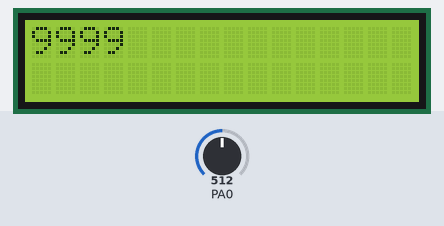
Bench run of a program on a simulated ATmega32, built with avr-gcc and emulated at 8 MHz. Parts: 16×2 character LCD. Wiring (inferred from the names in the program): character LCD (HD44780): RS PD0; R/W PD1; E PD2; data PC0, PC1, PC2, PC3, PC4, PC5, PC6, PC7. The inputs (shaded band) are chosen by the test bench; at power-on: PA0 = 512.

Above: at 1.2 s.
1.3 s: PA0 set to 716
At 3.3 s:
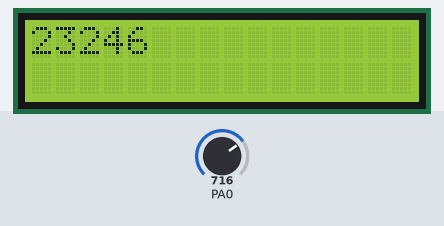
3.6 s: PA0 set to 900
At 5.4 s:
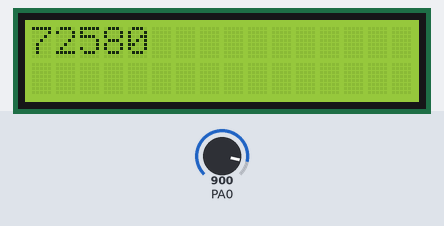
5.7 s: PA0 set to 1023
At 7.6 s:
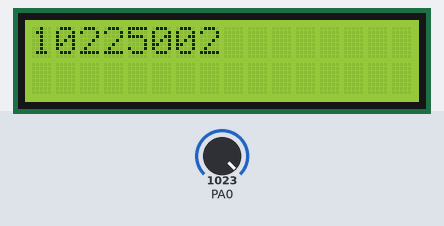
Timing chart, 0 to 9.1 s (numbered marks = the images above; inputs shaded):
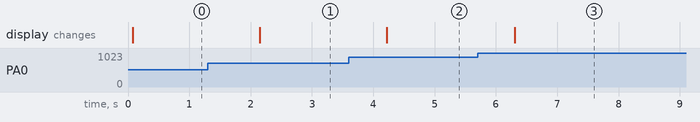

Measured:
- after the input at 1.3 s, the display: changes after 0.84 s (image 1)
- after the input at 3.6 s, the display: changes after 0.62 s (image 2)
- after the input at 5.7 s, the display: changes after 0.60 s (image 3)

The program:

main.c
```c
/*

 * this code for ohmmeter using ADC channel 0 to measure volt then using voltage
 * divider concept to measure resistance with minimum resolution 4.88mv
 *
 *  Created on: Dec 14, 2020
 *      Author: Mohamed Osama Ahmed
 */

#include "DIO.h"
#include "LCD.h"
#include "Types.h"
#include "ADC.h"
#include <util/delay.h>
#define R1 10000
#define VCC 5
int main()
{
	u32 adc_value = 0;
	u32 Runknown;
	f32 Runknown_volt = 0;
	LCD_Vid_Init();
	ADC_Init_polling();
	DIO_Vid_Set_Pin_Direcition(A,0,0);
	while (1)
	{
		if (ADC_Get_Result_polling(&adc_value))
		{

			LCD_Vid_Select_Position(0,0);
			// this number .00488281 is 5/1024
			Runknown_volt = adc_value * .00488281;
			// this is a form of the formula of voltage divider
			Runknown= ((R1*(Runknown_volt/5))/(1-(Runknown_volt/5)));
			LCD_Vid_Write_Number(Runknown);
			_delay_ms(500);
			LCD_Clear();

		}
	}

}
```

ADC.c
```c
/*
 *
 ADC.c

 *
 *  Created on: 14/12/2020
 *      Author: Mohamed Osama
 */

#include "Registers.h"
#include "types.h"
#include "macros.h"
void ADC_Init_polling(void)
{

	ADMUX = 0b01000000;
	ADCSRA = 0b11000111;

	setBit(ADCSRA,6);

}


u8 ADC_Get_Result_polling(u32 * result)
{
	u8 stutus = 0;
	if (getBit(ADCSRA,4))
	{
		* result = ADCREG;
		setBit(ADCSRA,4);
		setBit(ADCSRA,6);
		stutus = 1;
	}
	else
	{
		stutus = 0;
	}
	return stutus;
}
```

ADC.h
```c
/*
 * ADC.h
 *
 *  Created on: ??þ/??þ/????
 *      Author: Mohamed Osama
 */

#ifndef ADC_H_
#define ADC_H_
#include "types.h"

void ADC_Init_polling(void);
u8 ADC_Get_Result_polling(u32 *);
u8 ADC_Get_Result_interrupt(u32 *);
void ADC_Init_interrupt(void);

#endif /* ADC_H_ */
```

Types.h
```c
/*
 * types.h
 *
 *  Created on: Aug 3, 2019
 *      Author: Mohamed Osama
 */

#ifndef TYPES_H_
#define TYPES_H_

	typedef unsigned char u8;
	typedef unsigned short int u16;
	typedef signed char s8;
	typedef signed short int s16;
	typedef unsigned long int u32;
	typedef signed long int s32;
	typedef unsigned long long int u64;
	typedef float f32;
	typedef double f64;
	typedef long double f96;

#endif /* TYPES_H_ */
```

macros.h
```c
/*
 * macros.h
 *
 *  Created on: Aug 3, 2019
 *      Author: Mohamed Osama
 */


#ifndef MACROS_H_
#define MACROS_H_

#define setBit(reg,bit) reg |=(1<<bit)
#define clearBit(reg,bit) reg &= ~(1<<bit)
#define toogleBit(reg,bit) reg ^=(1<<bit)
#define getBit(reg,bit) ((reg>>bit)&1)

#endif /* MACROS_H_ */
```

LCD_cfg.h
```c
#ifndef LCD_CFG_H_
#define LCD_CFG_H_
#define LCD_dataPort 2
#define LCD_controlPort 3
#define RS 0
#define RW 1
#define E 2


#endif /* LCD_CFG_H_ */
```

LCD.c
```c
/*
 * LCD.c

 *
 *  Created on: Aug 23, 2019
 *      Author: Mohamed Osama
 */
#include "LCD.h"
#include "LCD_cfg.h"
#include <util/delay.h>
#include "DIO.h"
#include "Registers.h"
#include "macros.h"
#include "Types.h"


void LCD_Vid_Write_Data(u8 data)
{

	DIO_Vid_Set_Pin_Value(LCD_controlPort,RS,1);
	DIO_Vid_Set_Pin_Value(LCD_controlPort,RW,0);
// #ifdef LCD_8bit
	DIO_Vid_Set_Port_Value(LCD_dataPort,data);
	DIO_Vid_Set_Pin_Value(LCD_controlPort,E,1);
	_delay_ms(1);
	DIO_Vid_Set_Pin_Value(LCD_controlPort,E,0);
	_delay_ms(1);
/*
 * #endif

#ifdef LCD_4bit
	DIO_Vid_Set_Port_Value(LCD_dataPort,data);
	DIO_Vid_Set_Pin_Value(LCD_controlPort,E,1);
	_delay_ms(1);
	DIO_Vid_Set_Pin_Value(LCD_controlPort,E,0);
	DIO_Vid_Set_Port_Value(LCD_dataPort,(( data << 4)& 0xF0));
	DIO_Vid_Set_Pin_Value(LCD_controlPort,E,1);
	_delay_ms(1);
	DIO_Vid_Set_Pin_Value(LCD_controlPort,E,0);

#endif
*/


}
void LCD_Vid_Write_Command(u8 command)
{

	DIO_Vid_Set_Pin_Value(LCD_controlPort,RS,0);
	DIO_Vid_Set_Pin_Value(LCD_controlPort,RW,0);
	//#ifdef LCD_8bit
	DIO_Vid_Set_Port_Value(LCD_dataPort,command);
	_delay_ms(1);
	DIO_Vid_Set_Pin_Value(LCD_controlPort,E,1);
	_delay_ms(1);
	DIO_Vid_Set_Pin_Value(LCD_controlPort,E,0);
	_delay_ms(1);
	//#endif

/*	#ifdef LCD_4bit
	DIO_Vid_Set_Port_Value(LCD_dataPort,command);
	DIO_Vid_Set_Pin_Value(LCD_controlPort,E,1);
	_delay_ms(1);
	DIO_Vid_Set_Pin_Value(LCD_controlPort,E,0);


	DIO_Vid_Set_Port_Value(LCD_dataPort,((command << 4) & 0xF0));
	DIO_Vid_Set_Pin_Value(LCD_controlPort,E,1);
	_delay_ms(1);
	DIO_Vid_Set_Pin_Value(LCD_controlPort,E,0);
	#endif
	*/

}
void LCD_Vid_Init(void)
{
	DIO_Vid_Set_Port_Direction(LCD_dataPort,0xff);
	DIO_Vid_Set_Pin_Direcition(LCD_controlPort,RS,1);
	DIO_Vid_Set_Pin_Direcition(LCD_controlPort,RW,1);
	DIO_Vid_Set_Pin_Direcition(LCD_controlPort,E,1);


	_delay_ms(50);
	//#ifdef LCD_8bit
	LCD_Vid_Write_Command(0b00111000);
/*	#endif
	#ifdef LCD_4bit
	LCD_Vid_Write_Command(0b00101000);
	#endif
	*/
	_delay_ms(1);
	LCD_Vid_Write_Command(0b00001100);
	_delay_ms(2);
	LCD_Vid_Write_Command(0b00000001);

}

void LCD_Vid_Write_String(u8 *ptr)
{
	u8 i = 0;
	while (ptr[i] != 0)
	{
		LCD_Vid_Write_Data(ptr[i]);
		i++;

	}


}

void LCD_Vid_Write_Number(u32 number)
{
	u32
	reversed_Number = 1;
	/*if (number < 0)
	{

		LCD_Vid_Write_Data('-');
		number *= -1;


	}*/
	if (number == 0)
		{
			LCD_Vid_Write_Data('0');
		}
		while (number != 0)
		{
			reversed_Number = ((reversed_Number * 10) + (number % 10));
			number /= 10;

		}
		while (reversed_Number != 1)
		{
			LCD_Vid_Write_Data((reversed_Number % 10) + '0');
			reversed_Number /= 10;

		}

}
/*
 * 0 -> 39
 * 64 -> 103
 * */

void LCD_Vid_Select_Position(u8 row,u8 column)
{
	if (row == 0)
	{


		LCD_Vid_Write_Command(128+column);


	}
	else if(row == 1)
	{


		LCD_Vid_Write_Command(128+64+column);

	}

}

void LCD_Clear(void)
{

	LCD_Vid_Write_Command(0b00000001);
	_delay_ms(2);

}
```

LCD.h
```c
/*
 * LCD.h
 *
 *  Created on: Aug 23, 2019
 *      Author: Mohamed Osama
 */

#ifndef LCD_H_
#define LCD_H_
#include "Types.h"
void LCD_Vid_Write_Data(u8 );
void LCD_Vid_Write_Command(u8 );
void LCD_Vid_Init(void);
void LCD_Vid_Write_String(u8 *);
void LCD_Vid_Write_Number(u32 );
void LCD_Vid_Select_Position(u8 ,u8 );
void LCD_Clear(void);

#endif /* LCD_H_ */
```

DIO.c
```c
#include "Registers.h"
#include "macros.h"
#include "DIO.h"

#include "Types.h"
void DIO_Vid_Set_Port_Direction(u8 portNumber,u8 value)
{
	switch(portNumber)
		{
		case 0:
			DDRA = value;
			break;
		case 1:
			DDRB = value;
			break;
		case 2:
			DDRC = value;
			break;
		case 3:
			DDRD = value;
			break;
		}

}

void DIO_Vid_Set_Port_Value(u8 portNumber,u8 value)
{
	switch(portNumber)
		{
		case 0:
			PORTA = value;
			break;
		case 1:
			PORTB = value;
			break;
		case 2:
			PORTC = value;
			break;
		case 3:
			PORTD = value;
			break;
		}

}


u8 DIO_u8_Read_Port_Value(u8 portNumber)
{
	u8 value ;
	switch (portNumber)
	{
	case 0:
		value = PINA;
		break;
	case 1:
		value = PINB;
		break;
	case 2:
		value = PINC;
		break;
	case 3:
		value = PIND;
		break;
	}
	return value;

}
void DIO_Vid_Set_Pin_Direcition(u8 portNumber, u8 pinNumber,u8 value)
{
	switch(portNumber)
		{
		case 0:
			if (value == 1)
				setBit(DDRA, pinNumber);
			else if ( value == 0)
				clearBit(DDRA , pinNumber);
			break;
		case 1:
			if (value == 1)
				setBit(DDRB, pinNumber);
			else if ( value == 0)
				clearBit(DDRB , pinNumber);
			break;
		case 2:
			if (value == 1)
				setBit(DDRC, pinNumber);
			else if ( value == 0)
				clearBit(DDRC , pinNumber);
			break;
		case 3:
			if (value == 1)
				setBit(DDRD, pinNumber);
			else if ( value == 0)
				clearBit(DDRD , pinNumber);
			break;
		}

}

void DIO_Vid_Set_Pin_Value(u8 portNumber, u8 pinNumber,u8 value)
{

	switch(portNumber)
		{
		case 0:
			if (value == 1)
				setBit(PORTA, pinNumber);
			else if ( value == 0)
				clearBit(PORTA , pinNumber);
			break;
		case 1:
			if (value == 1)
				setBit(PORTB, pinNumber);
			else if ( value == 0)
				clearBit(PORTB , pinNumber);
			break;
		case 2:
			if (value == 1)
				setBit(PORTC, pinNumber);
			else if ( value == 0)
				clearBit(PORTC , pinNumber);
			break;
		case 3:
			if (value == 1)
				setBit(PORTD, pinNumber);
			else if ( value == 0)
				clearBit(PORTD , pinNumber);
			break;
		}

}

u8 DIO_u8_Read_Pin_Value(u8 portNumber,u8 pinNumber)
{
	u8 value;
	switch(portNumber)
		{
		case 0:
			value = getBit(PINA,pinNumber);
			break;
		case 1:
			value = getBit(PINB,pinNumber);
			break;
		case 2:
			value = getBit(PINC,pinNumber);
			break;
		case 3:
			value = getBit(PIND,pinNumber);
			break;
		}
	return value;

}
```

DIO.h
```c
/*
 * DIO.h
 *
 *  Created on: Aug 17, 2019
 *      Author: Mohamed Osama
 */
#include "Types.h"
#ifndef DIO_H_
#define DIO_H_


#define A 0
#define a 0

#define B 1
#define b 1

#define C 2
#define c 2

#define D 3
#define d 3

#define input 0
#define INPUT 0

#define output 255
#define output 255

#define outputport 255
#define OUTPUTPORT 255

#define outputpin 1
#define OUTPUTpint 1

void DIO_Vid_Set_Port_Direction(u8 portNumber,u8 value);
void DIO_Vid_Set_Port_Value(u8 portNumber,u8 value);
u8 DIO_u8_Read_Port_Value(u8 portNumber);
u8 DIO_u8_Read_Pin_Value(u8 portNumber,u8 pinNumber);
void DIO_Vid_Set_Pin_Value(u8 portNumber, u8 pinNumber,u8 value);
void DIO_Vid_Set_Pin_Direcition(u8 portNumber, u8 pinNumber,u8 value);

#endif /* DIO_H_ */
```

Registers.h
```c
/*
 * Registers.h
 *
 *  Created on: Aug 17, 2019
 *      Author: Mohamed Osama
 */

#ifndef REGISTERS_H_
#define REGISTERS_H_

#define DDRA *((volatile u8 *)0x3A)
#define PORTA *((volatile u8 *)0x3B)
#define PINA *((volatile u8 *)0x39)


#define DDRB *((volatile u8 *)0x37)
#define PORTB *((volatile u8 *)0x38)
#define PINB *((volatile u8 *)0x36)


#define DDRC *((volatile u8 *)0x34)
#define PORTC *((volatile u8 *)0x35)
#define PINC *((volatile u8 *)0x33)


#define DDRD *((volatile u8 *)0x31)
#define PORTD *((volatile u8 *)0x32)
#define PIND *((volatile u8 *)0x30)

#define MCUCR *((volatile u8 *)0x55)

#define SREG *((volatile u8 *)0x5F)

#define GICR *((volatile u8 *)0x5B)

#define TCNT0 *((volatile u8 *)0x52)

#define OCR0 *((volatile u8 *)0x5C)


#define TIMSK *((volatile u8 *)0x59)
#define TCCR0 *((volatile u8 *)0x53)
#define TIFR *((volatile u8 *)0x58)


#define TCCR1A *((volatile u8 *)0x4F)
#define TCCR1B *((volatile u8 *)0x4E)
#define ICR1 *((volatile u16 *)0x46)
#define OCR1A *((volatile u16 *)0x4A)


// ADC
#define ADMUX *((volatile u8*) 0x27)
#define ADCSRA *((volatile u8*) 0x26)
#define ADCREG *((volatile u16*) 0x24)


// USART
#define UCSRA *((volatile u8*) 0x2B)
#define USCRB *((volatile u8*) 0x2A)
#define UCSRC *((volatile u8*) 0x40)
#define UBRRH *((volatile u8*) 0x40)
#define UBRRL *((volatile u8*) 0x29)
#define UDR *((volatile u8*) 0x2C)


// WATCH DOG

#define WDTCR *((volatile u8*) 0x41)


// SPI

#define SPCR *((volatile u8*) 0x2D)
#define SPSR *((volatile u8*) 0x2E)
#define SPDR *((volatile u8*) 0x2F)

// I2C
#define TWDR *((volatile u8*) 0x23)
#define TWAR *((volatile u8*) 0x22)
#define TWSR *((volatile u8*) 0x21)
#define TWBR *((volatile u8*) 0x20)
#define TWCR *((volatile u8*) 0x56)


#define TWINT 0b10000000
#define TWEN  0b00000100
#define TWEA  0b01000000
#define TWSTA 0b00100000
#define TWSTO 0b00010000


#endif /* REGISTERS_H_ */
```
